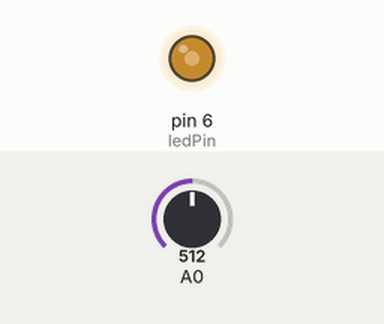
Simulated run of this sketch. Board: Arduino Uno, built with avr-gcc and run on an emulated ATmega328P. On the bench: output pins drawn as LEDs (lit = HIGH). Inputs (shaded band) come from the test bench; at power-on: A0 = 512.

Above: at 1.2 s.
1.3 s: A0 set to 716
At 1.7 s:
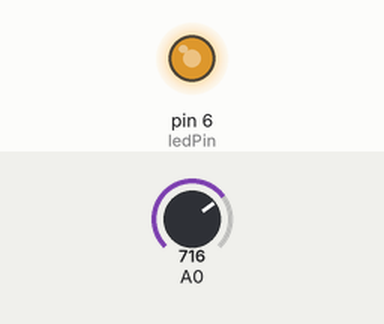
2.8 s: A0 set to 900
At 4.0 s:
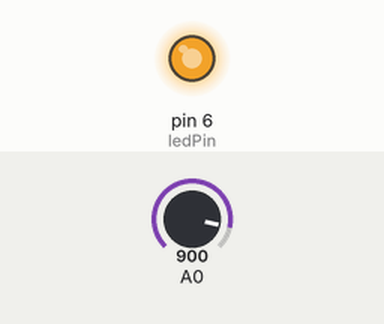
4.3 s: A0 set to 122
At 5.2 s:
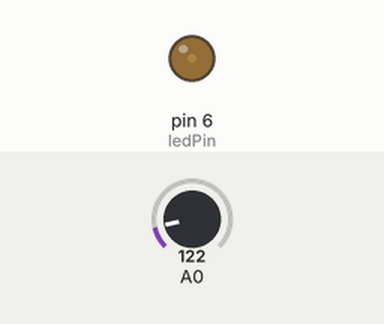
5.8 s: A0 set to 0
At 6.3 s:
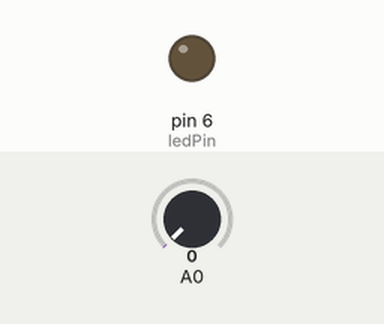
Timing chart, 0 to 8.3 s (numbered marks = the images above; inputs shaded):
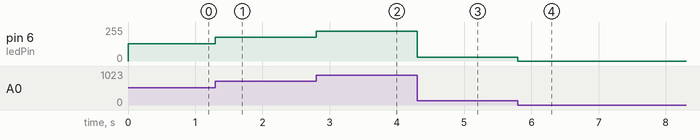

Measured:
- after the input at 1.3 s, pin 6 (ledPin): 128/255 → 179/255 at once
- after the input at 2.8 s, pin 6 (ledPin): 179/255 → 225/255 at once
- after the input at 4.3 s, pin 6 (ledPin): 225/255 → 30/255 at once
- after the input at 5.8 s, pin 6 (ledPin): 30/255 → 0/255 at once

The sketch:

_4_14_pot_to_led.ino
```cpp
const int ledPin=6;
//#define ledPin 6
 int potValue;
 int ledBrightness;

void setup(){
pinMode(ledPin,OUTPUT);
}

void loop(){
potValue= analogRead(0);
ledBrightness=potValue/4;
analogWrite(ledPin,ledBrightness);
}


//void loop(){
//analogWrite(ledPin,(analogRead(0)/4));
//
//}
```
